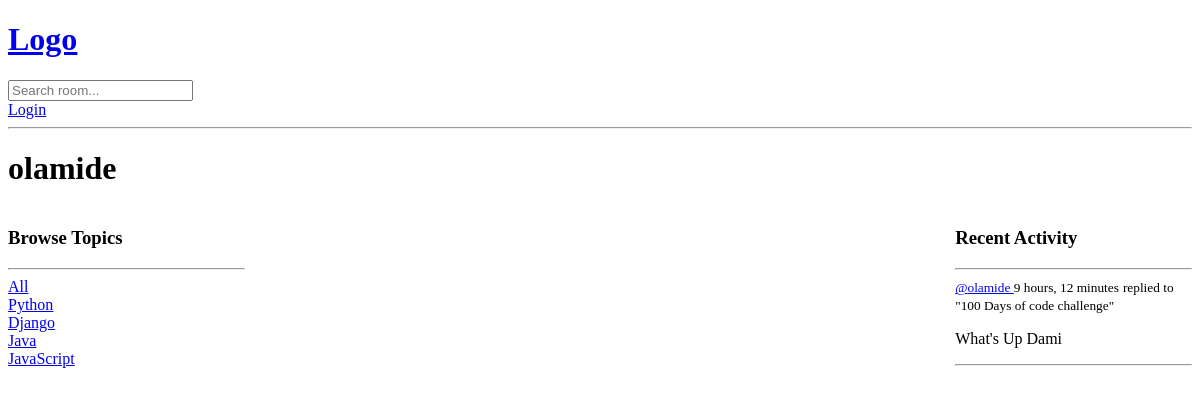
Before: /profile/3/ with the older database file.
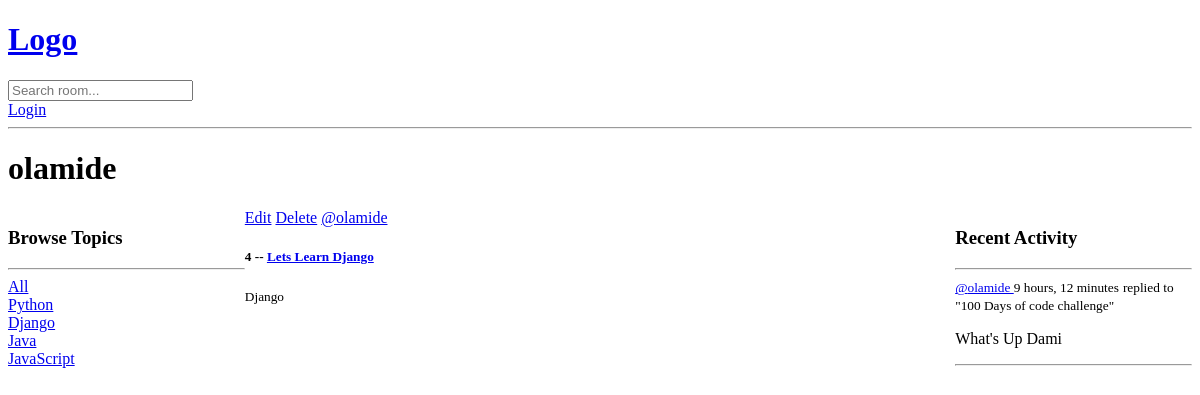
After: the same page with the newer database file.
### base/models.py (models this page shows, shortened)
class Topic(models.Model):
    name = models.CharField(max_length=200)

class Message(models.Model):
    user = models.ForeignKey(User, on_delete=models.CASCADE)
    room = models.ForeignKey(Room,on_delete=models.CASCADE)
    body = models.TextField()
    updated = models.DateTimeField(auto_now=True)
    created = models.DateTimeField(auto_now_add=True)
    class Meta:
        ordering = ['-updated','-created']
    def __str__(self):
        return self.body[0:50]

class Room(models.Model):
    host = models.ForeignKey(User,on_delete=models.SET_NULL,null=True)
    topic  = models.ForeignKey(Topic,on_delete=models.SET_NULL,null=True)
    name = models.CharField(max_length=200)
    description = models.TextField(null = True, blank=True)
    participants = models.ManyToManyField(User, related_name='participants',
                                          blank=True)
    updated = models.DateTimeField(auto_now=True)
    created = models.DateTimeField(auto_now_add=True)
    class Meta:
        ordering = ['-updated','-created']
    def __str__(self):
        return self.name

### base/views.py (the view)
# urls.py: path('profile/<str:pk>/', views.userProfile, name="user-profile"),
def userProfile(request,pk):
    user =User.objects.get(id=pk)
    rooms = user.room_set.all()
    room_messages = user.message_set.all()
    topics = Topic.objects.all()
    context = {'user': user, 'rooms': rooms, 'room_messages':
               room_messages, 'topics': topics}
    return render(request, 'base/profile.html', context)

### base/templates/base/profile.html (shortened to what this page needs)
{% extends 'main.html' %}
{% block content %}
<h1>{{user.username}}</h1>
<div class ="profile-container">
    <div>
        {% include 'base/topics_component.html' %}
    </div>
    <div>
        {% include 'base/feed_component.html' %}
    </div>
    <div>
        {% include 'base/activity_component.html' %}
    </div>
</div>
{% endblock content %}

### templates/main.html (shortened to what this page needs)
<!DOCTYPE html>
<html lang="en">
<head>
</head>
<body>
    {% include 'navbar.html' %}
    {% block content %}
    {% endblock content %}
</body>
</html>

### templates/navbar.html
<a href="/">
    <h1>Logo</h1>
</a>
<form method="GET" action="{% url 'home' %}">
<input type="text"  name="q" placeholder="Search room..."/>
</form>
{% if request.user.is_authenticated %}
<p>Hello {{request.user}}</p>
<a href="{% url 'logout' %}">Logout</a>
{% else %}
<a href="{%url 'login' %}">Login</a>
{% endif %}
<hr>

### base/templates/base/topics_component.html
<h3>Browse Topics</h3>
<hr>
<div>
    <a href="{% url 'home' %}">All</a>
</div>
{% for topic in topics %}
<div>
    <a href="{% url 'home' %}?q={{ topic.name }}">{{ topic.name }}</a>
</div>
{% empty %}
<p>No topics available.</p>
{% endfor %}

### base/templates/base/feed_component.html
<div>
    {% for room in rooms %}
         <div>
            {% if  request.user != room.host %}
            <a href="{% url 'update-room' room.id %}">Edit</a>
            <a href="{%url 'delete-room' room.id%}">Delete</a>
            {% endif %}
            <a href="{% url 'user-profile' room.host.id %}">@{{room.host.username}}</a>
            <h5>{{ room.id }} -- <a href="{% url 'room' room.id %}">{{ room.name }}</a></h5>
            <small>{{room.topic.name}}</small>
         </div>
    {% endfor %}
</div>

### base/templates/base/activity_component.html (shortened to what this page needs)
<h3>Recent Activity</h3>
<hr>
{% for message in room_messages %}
<div>
    <small><a href="{% url 'user-profile' message.user.id %}">@{{ message.user.username }} </a> {{ message.created|timesince }}</small>
    <small>replied to "{{message.room}}"</small>
    <p>{{message}}</p>
    <hr>
</div>
{% endfor %}

### base/templates/base/profile.html (style rules this page uses)
.profile-container { display: grid; grid-template-columns: 1fr 3fr 1fr; }

Changed rows visible on the page:
added Room: shows "Edit", host.username "olamide", id "4", name "Lets Learn Django", topic.name "Django"
